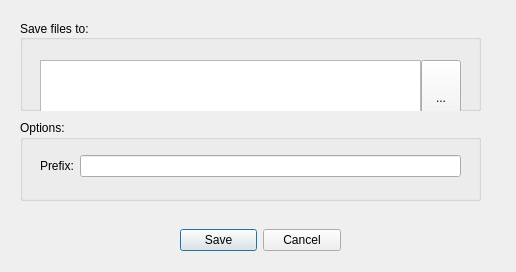
<?xml version="1.0" encoding="UTF-8"?>
<ui version="4.0">
 <class>Settings</class>
 <widget class="QDialog" name="Settings">
  <property name="geometry">
   <rect>
    <x>0</x>
    <y>0</y>
    <width>516</width>
    <height>272</height>
   </rect>
  </property>
  <property name="windowTitle">
   <string>Dialog</string>
  </property>
  <property name="modal">
   <bool>true</bool>
  </property>
  <widget class="QGroupBox" name="groupBox">
   <property name="geometry">
    <rect>
     <x>20</x>
     <y>20</y>
     <width>461</width>
     <height>91</height>
    </rect>
   </property>
   <property name="minimumSize">
    <size>
     <width>0</width>
     <height>0</height>
    </size>
   </property>
   <property name="autoFillBackground">
    <bool>true</bool>
   </property>
   <property name="title">
    <string>Save files to:</string>
   </property>
   <property name="alignment">
    <set>Qt::AlignLeading|Qt::AlignLeft|Qt::AlignVCenter</set>
   </property>
   <property name="flat">
    <bool>false</bool>
   </property>
   <property name="checkable">
    <bool>false</bool>
   </property>
   <widget class="QWidget" name="horizontalLayoutWidget">
    <property name="geometry">
     <rect>
      <x>20</x>
      <y>40</y>
      <width>421</width>
      <height>76</height>
     </rect>
    </property>
    <layout class="QHBoxLayout" name="horizontalLayout">
     <property name="spacing">
      <number>0</number>
     </property>
     <property name="sizeConstraint">
      <enum>QLayout::SetDefaultConstraint</enum>
     </property>
     <item>
      <widget class="QPlainTextEdit" name="dirChoice">
       <property name="verticalScrollBarPolicy">
        <enum>Qt::ScrollBarAlwaysOff</enum>
       </property>
       <property name="horizontalScrollBarPolicy">
        <enum>Qt::ScrollBarAlwaysOff</enum>
       </property>
       <property name="plainText">
        <string/>
       </property>
       <property name="textInteractionFlags">
        <set>Qt::NoTextInteraction</set>
       </property>
       <property name="placeholderText">
        <string/>
       </property>
      </widget>
     </item>
     <item>
      <widget class="QToolButton" name="dirChoiceBtn">
       <property name="sizePolicy">
        <sizepolicy hsizetype="Preferred" vsizetype="Preferred">
         <horstretch>0</horstretch>
         <verstretch>0</verstretch>
        </sizepolicy>
       </property>
       <property name="minimumSize">
        <size>
         <width>40</width>
         <height>0</height>
        </size>
       </property>
       <property name="text">
        <string>...</string>
       </property>
       <property name="popupMode">
        <enum>QToolButton::InstantPopup</enum>
       </property>
       <property name="toolButtonStyle">
        <enum>Qt::ToolButtonIconOnly</enum>
       </property>
       <property name="autoRaise">
        <bool>false</bool>
       </property>
      </widget>
     </item>
    </layout>
   </widget>
  </widget>
  <widget class="QGroupBox" name="groupBox_2">
   <property name="geometry">
    <rect>
     <x>20</x>
     <y>120</y>
     <width>461</width>
     <height>81</height>
    </rect>
   </property>
   <property name="title">
    <string>Options:</string>
   </property>
   <widget class="QWidget" name="layoutWidget">
    <property name="geometry">
     <rect>
      <x>20</x>
      <y>30</y>
      <width>421</width>
      <height>32</height>
     </rect>
    </property>
    <layout class="QHBoxLayout" name="horizontalLayout_2">
     <item>
      <widget class="QLabel" name="filePrefixLabel">
       <property name="text">
        <string>Prefix:</string>
       </property>
       <property name="scaledContents">
        <bool>false</bool>
       </property>
      </widget>
     </item>
     <item>
      <widget class="QLineEdit" name="filePrefix"/>
     </item>
    </layout>
   </widget>
  </widget>
  <widget class="QDialogButtonBox" name="modalChoice">
   <property name="geometry">
    <rect>
     <x>180</x>
     <y>220</y>
     <width>161</width>
     <height>41</height>
    </rect>
   </property>
   <property name="standardButtons">
    <set>QDialogButtonBox::Cancel|QDialogButtonBox::Save</set>
   </property>
   <property name="centerButtons">
    <bool>true</bool>
   </property>
  </widget>
 </widget>
 <resources/>
 <connections/>
</ui>
